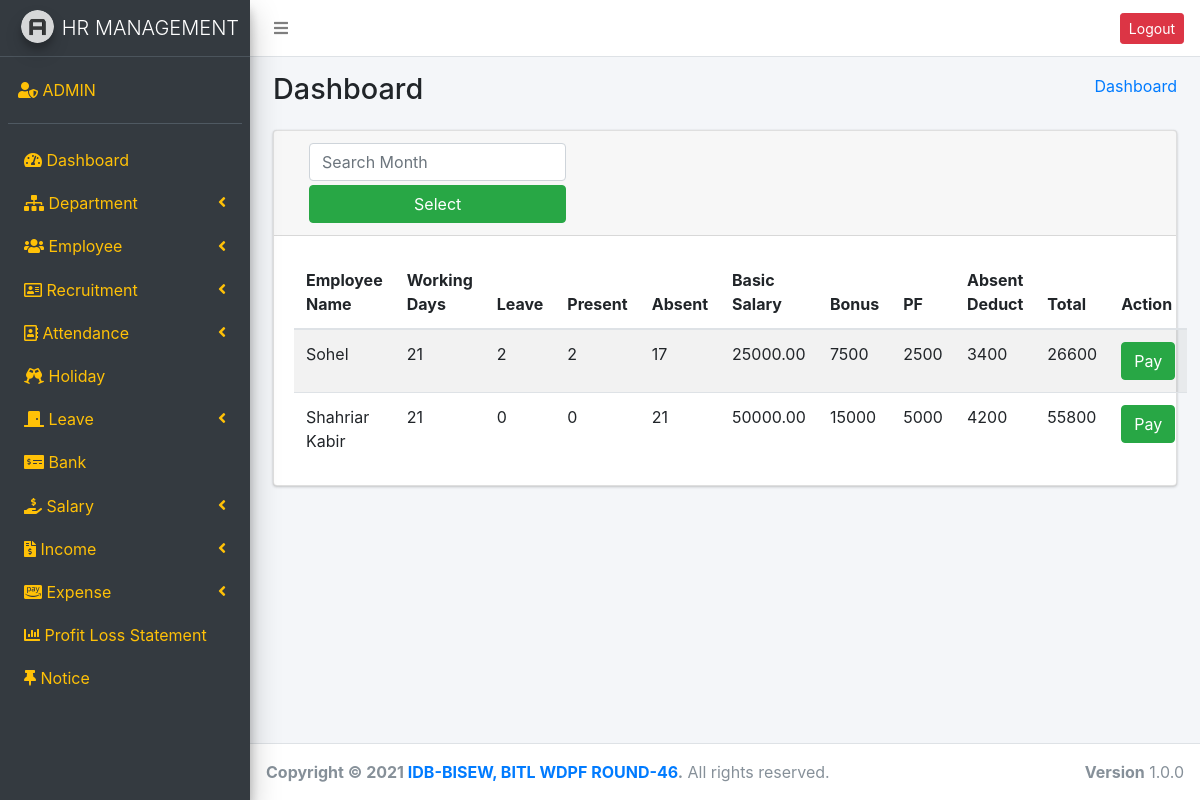
Screenshot of /salary.php (signed in) with the database file from the repository.
### tables this page shows
CREATE TABLE `benefits` (
  `id` int(11) NOT NULL,
  `title` varchar(255) NOT NULL,
  `amount` decimal(10,2) NOT NULL,
  `type` enum('add','deduct') NOT NULL
);

CREATE TABLE `employee` (
  `empID` int(11) NOT NULL,
  `dptID` int(11) NOT NULL,
  `name` varchar(255) NOT NULL,
  `email` varchar(255) NOT NULL,
  `phone` varchar(20) NOT NULL,
  `dob` date NOT NULL,
  `gender` enum('male','female') NOT NULL,
  `address` text NOT NULL,
  `photo` varchar(255) NOT NULL,
  `hire_date` date NOT NULL,
  `designation` varchar(50) NOT NULL,
  `basic_salary` decimal(10,2) NOT NULL,
  `password` text NOT NULL
);

### salary.php (the view, shortened to what this page needs)
<?php
require_once("header.php");
require_once("sidebar.php");
$benifits = $conn->query("select * from benefits");
$employee = $conn->query("select * from employee");
?>
<link href="http://www.jqueryscript.net/css/jquerysctipttop.css" rel="stylesheet" type="text/css">
<section class="content-header">
    <div class="container-fluid">
        <div class="row mb-2">
            <div class="col-sm-6">
                <h1>Dashboard</h1>
            </div>
            <div class="col-sm-6">
                <ol class="breadcrumb float-sm-right">
                    <li class="breadcrumb-item"><a href="#">Dashboard</a></li>
                </ol>
            </div>
        </div>
    </div>
</section>
<section class="content">
    <div class="container-fluid">
        <div class="row">
            <div class="col-md-12">
                <div class="card">
                    <div class="card-header">
                        <div class="col-md-4">
                            <form action="" method="post">
                                <input type="text" class="form-control" name="date" id="demo-2" placeholder="Search Month">
                                <input type="submit" class="btn btn-block btn-success mt-1" value="Select">
                            </form>
                        </div>
                    </div>
                    <div class="card-body">
                        <table class="table table-striped">
                            <thead>
                                <tr>
                                    <th>Employee Name</th>
                                    <th>Working Days</th>
                                    <th>Leave</th>
                                    <th>Present</th>
                                    <th>Absent</th>
                                    <th>Basic Salary</th>
                                    <?php while ($b = $benifits->fetch_assoc()) { ?>
                                        <th><?php echo $b['title'] ?></th>
                                    <?php
                                    }
                                    ?>
                                    <th>Absent Deduct</th>
                                    <th>Total</th>
                                    <th>Action</th>
                                </tr>
                            </thead>
                            <tbody>
                                <?php
                                if (isset($_POST['date'])) {
                                    $dt = $_POST['date'];
                                    $month = $conn->query("SELECT * FROM `salary_month` where month='$dt'");
                                    if ($month->num_rows > 0) {
                                        $mn = $month->fetch_assoc();
                                        $sm = explode("-", $mn['month']);
                                    } else { ?>
                                        <tr class="table-danger">
                                            <td colspan="100%"><?php echo "No data found for Searched Month!!! Last month's data Showing." ?></td>
                                        </tr>
                                        <?php
                                        $slmn = $conn->query("SELECT * FROM `salary_month` ORDER by month DESC LIMIT 1");
                                        $slm = $slmn->fetch_assoc();
                                        $sm = explode("-", $slm['month']);
                                    }
                                } else {
                                    $slmn = $conn->query("SELECT * FROM `salary_month` ORDER by month DESC LIMIT 1");
                                    $slm = $slmn->fetch_assoc();
                                    $sm = explode("-", $slm['month']);
                                }
                                while ($e = $employee->fetch_assoc()) {
                                    $empID = $e['empID'];
                                    ?>
                                    <tr>
                                        <td><?php echo $e['name'] ?></td>
                                        <td>
                                            <?php
                                            $dcount = cal_days_in_month(CAL_GREGORIAN, $sm[1], $sm[0]);
                                            for ($x = 1; $x <= $dcount; $x++) {
                                                $date = $sm[0] . '-' . $sm[1] . '-' . $x;
                                                if (date('l', strtotime($date)) == 'Friday') {
                                                    $dcount--;
                                                }
                                            }
                                            $holiday = $conn->query("SELECT * FROM `holiday` WHERE start_date LIKE '" . $sm[0] . "-" . $sm[1] . "%'");
                                            while ($h = $holiday->fetch_assoc()) {
                                                $start = $h['start_date'];
                                                $end = $h['end_date'];
                                                $date1 = date_create($start);
                                                $date2 = date_create($end);
                                                $diff = date_diff($date1, $date2);
                                                $hl = $diff->days;
                                                $dcount -= $hl;
                                            }
                                            echo $dcount;
                                            $working_day = $dcount;
                                            ?>
                                        </td>
                                        <td>
                                            <?php
                                            $leave = $conn->query("SELECT * FROM `leave_application` WHERE empID=$empID AND status='approved' AND start_date LIKE '" . $sm[0] . "-" . $sm[1] . "%'");
                                            $total_leave = 0;
                                            while ($l = $leave->fetch_assoc()) {
                                                $start = $l['start_date'];
                                                $end = $l['end_date'];
                                                $date1 = date_create($start);
                                                $date2 = date_create($end);
                                                $diff = date_diff($date1, $date2);
                                                $hl = $diff->days;
                                                $total_leave += $hl;
                                            }
                                            echo $total_leave;
                                            $wrk_without_lv = $working_day - $total_leave;
                                            ?>
                                        </td>
                                        <td>
                                            <?php
                                            $present = 0;
                                            for ($x = 1; $x <= 31; $x++) {
                                                $date = $sm[0] . '-' . $sm[1] . '-' . sprintf("%02d", $x);
                                                $out = $conn->query("SELECT * FROM `attendance` WHERE empID=$empID AND punch_time LIKE '" . $date . "%' AND type='out_time' ORDER BY punch_time DESC LIMIT 1");
                                                if ($out->num_rows > 0) {
                                                    $in = $conn->query("SELECT * FROM `attendance` WHERE empID=$empID AND punch_time LIKE '" . $date . "%' AND type='in_time' ORDER BY punch_time ASC LIMIT 1");
                                                    $in_time = $in->fetch_assoc();
                                                    $out_time = $out->fetch_assoc();
                                                    $entry = explode(' ', $in_time['punch_time']);
                                                    $exit = explode(' ', $out_time['punch_time']);
                                                    if (strtotime($entry[1]) <= strtotime('9:00') && strtotime($exit[1]) >= strtotime('16.00')) {
                                                        $present++;
                                                    }
                                                }
                                            }
                                            echo $present;
                                            ?>
                                        </td>
                                        <td>
                                            <?php $absent=$wrk_without_lv-$present;
                                                echo $absent;
                                            ?>
                                        </td>
                                        <td>
                                            <?php $basic_salary=$e['basic_salary'];
                                                echo $basic_salary;
                                            ?>
                                        </td>
                                        <?php
                                        $slad=$conn->query("select * from benefits");
                                        $net_salary=$basic_salary;
                                        while ($sad = $slad->fetch_assoc()) {
                                            if ($sad['type']=="add") {
                                                $amount=$sad['amount'];
                                                $add=($basic_salary/100)*$amount;
                                                $net_salary+=$add; ?>
                                                <td><?php echo $add ?></td>
                                            <?php
                                            }elseif ($sad['type']=="deduct") {
                                                $amount=$sad['amount'];
                                                $deduct=($basic_salary/100)*$amount;
                                                $net_salary-=$deduct; ?>
                                                <td><?php echo $deduct ?></td>
                                            <?php
                                            }
                                        }?>
                                        <td>
                                            <?php
                                                $paycut=$absent*200;
                                                echo $paycut;
                                                $net_salary-=$paycut;
                                            ?>
                                        </td>
                                        <td>
                                            <?php
                                            echo $net_salary;
                                            ?>
                                        </td>
                                        <td>
                                            <?php $date=$sm[0] . '-' . $sm[1];
                                            $month=$conn->query("SELECT * FROM salary_month where month='$date'");
                                            $mon=$month->fetch_assoc();
                                            $mID=$mon["id"];
                                            ?>
                                            <a href="salaryPayMethod.php?empID=<?php echo $empID ?>&payDate=<?php echo date("Y-m-d") ?>&amount=<?php echo $net_salary ?>&month=<?php echo $mID ?>" class="btn btn-success"> Pay </a>
                                        </td>
                                    </tr>
                                <?php
                                }
                                ?>
                            </tbody>
                        </table>
                    </div>
                </div>
            </div>
        </div>
    </div>
</section>
<link rel="stylesheet" href="http://ajax.googleapis.com/ajax/libs/jqueryui/1.11.3/themes/smoothness/jquery-ui.css">
<?php require("footer.php"); ?>

### rows the page displays
benefits: title "Bonus"
benefits: title "PF"
employee: name "Sohel", dcount "21", total_leave "2", present "2", absent "17", basic_salary "25000.00", basic_salary.amount "7500", basic_salary.amount "2500", paycut "3400", net_salary "26600"
employee: name "Shahriar Kabir", dcount "21", total_leave "0", present "0", absent "21", basic_salary "50000.00", basic_salary.amount "15000", basic_salary.amount "5000", paycut "4200", net_salary "55800"
